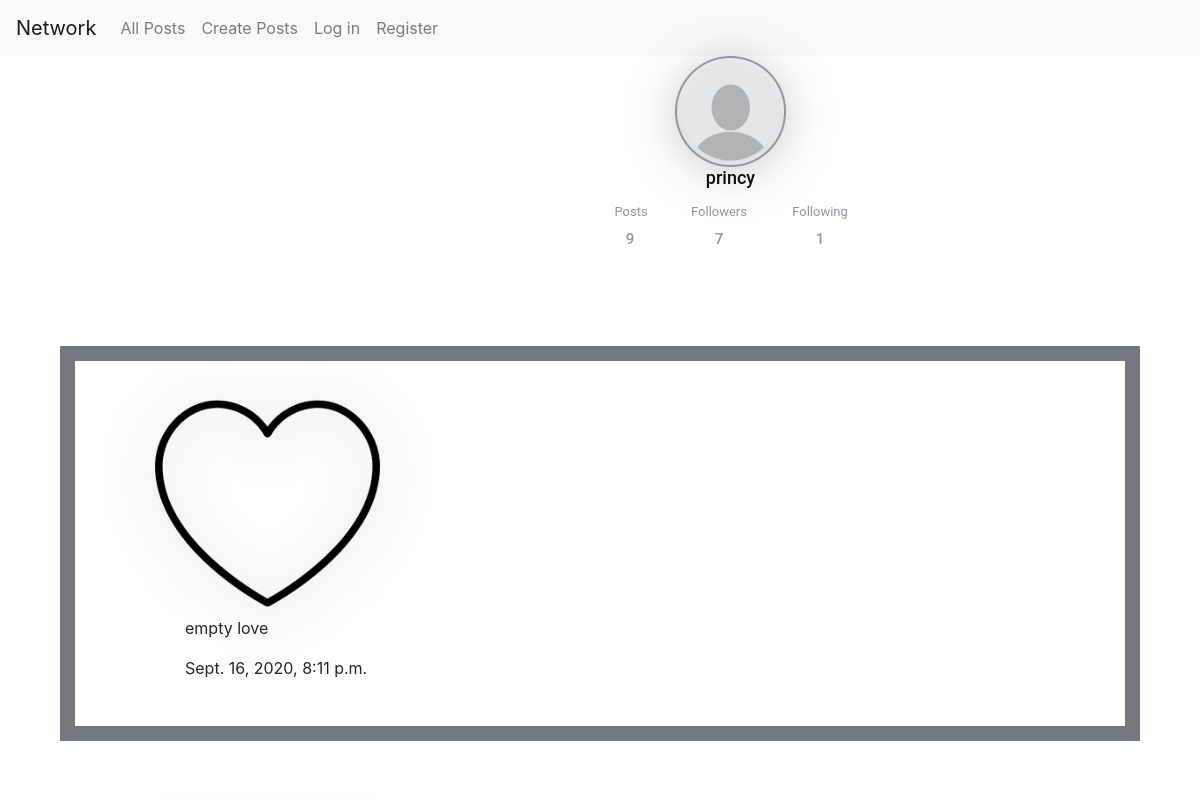
Page /main/princy/ (upper part) on the earlier database version.
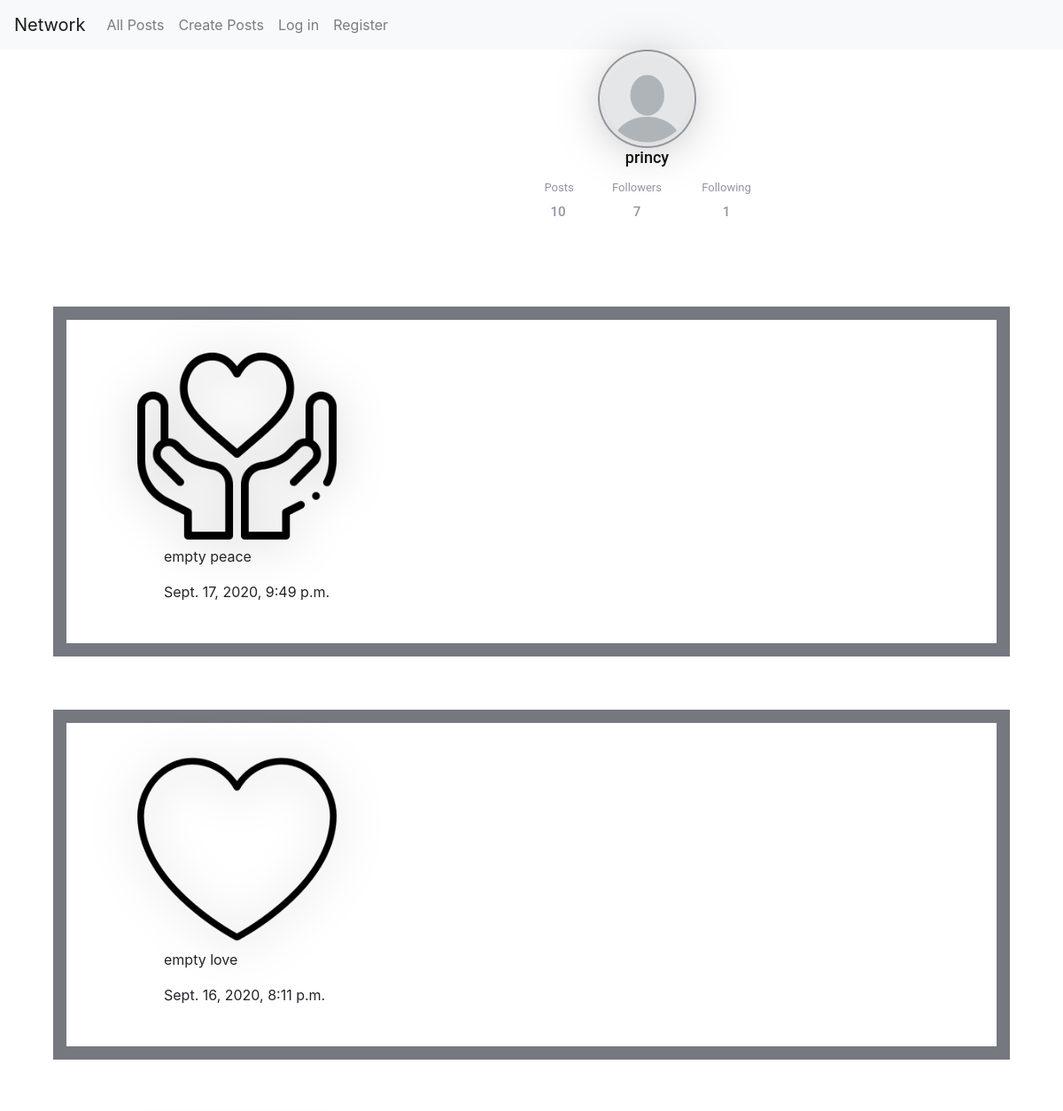
Same page on the later database version.
### network/models.py (models this page shows, shortened)
class Post(models.Model):
    post_owner= models.ForeignKey(User,related_name='post_by', on_delete=models.CASCADE)
    post_image=models.ImageField(null=True,blank=True)
    post_content=models.CharField(max_length=200, blank=True, null=True)
    timestamp=models.DateTimeField(auto_now_add=True)
    liked=models.BooleanField(default=False)
    @property
    def imageURL(self):
        try:
            url=self.post_image.url
        except:
            url=''
        return url
    def __str__(self):
        return self.post_content

### network/views.py (the view)
# urls.py: path("main/<str:username>/",views.mainprofile,name="profileFromNavigation"),
def mainprofile(request,username):
    followers=UserProfile.objects.all()
    posts=Post.objects.all()
    posts=posts.order_by("-timestamp").all()
    PostBox=[]
    for post in posts:
        if str(post.post_owner)==username:
            PostBox.append(post)
    i=0
    j=0
    print(type(username))
    for f in followers:
        if str(f.follower)==username:
            print(type(f.follower))
            i+=1
    for g in followers:
        if str(g.following)==username:
            j+=1
    print(PostBox)
    postcount=len(PostBox)
    print(postcount)
    context={'follower':followers,'i':i,'j':j,'username':username,'posts':PostBox,'loggedinuser':loggedinuser,'postcount':postcount}
    return render(request,"network/profile.html",context)

### network/templates/network/profile.html (shortened to what this page needs)
{% extends "network/layout.html" %}
{% load static %}
{% block body %}
<img id="profile-image" src="{% static 'images/profile.png' %}" alt="">
<p id="username">{{username}}</p>
<p id="posts">Posts</p>
<p id="followers">Followers</p>
<p id="following">Following</p>
<p id="followers-count">{{j}}</p>
<p id="following-count">{{i}}</p>
<p id="posts-count">{{postcount}}</p>
<br>
<br>
   {% for post in posts %}
   <div class="post-styling">
   <img id="post-image-profile" src="{{post.imageURL}}" alt="">
   <p id="post-content-profile">{{post.post_content}}</p>
   <p id="post-time">{{post.timestamp}}<p>
   </div>
  {% endfor %}
{% endblock %}

Differences in the rows shown:
added Post: imageURL (picture), post_content "empty peace", timestamp "Sept. 17, 2020, 9:49 p.m."
Other differences:
{{ postcount }}: "9" → "10"
